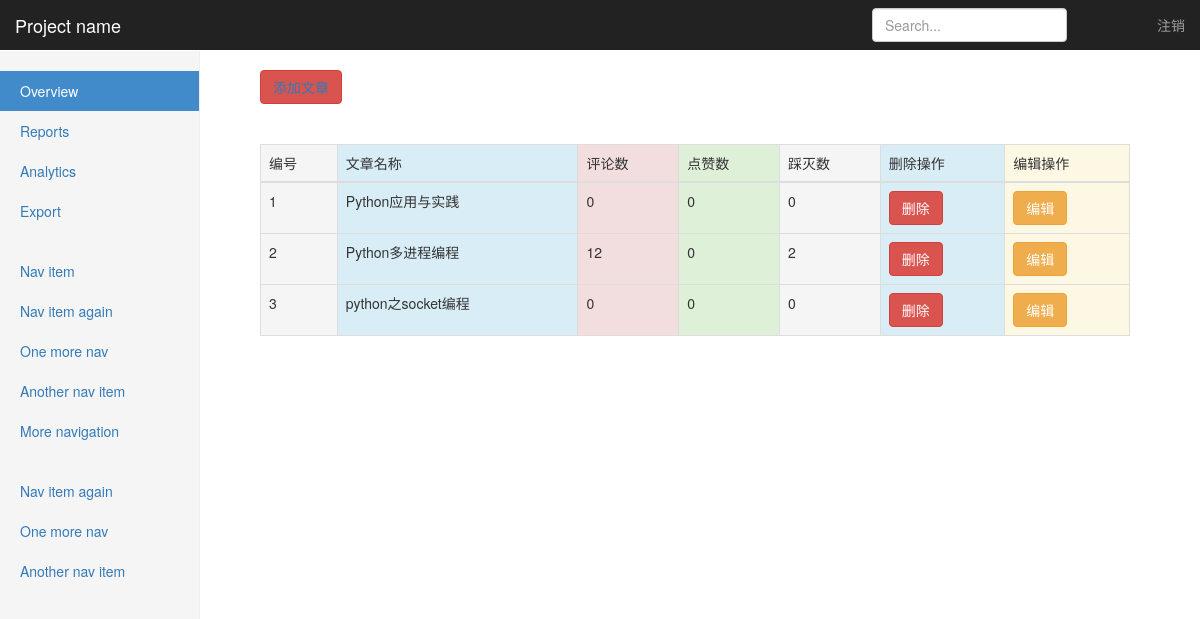
The app's page /backstage/ (signed in) with its own data.
### blog/models.py (models this page shows, shortened)
class Article(models.Model):
    nid = models.AutoField(primary_key=True)
    title = models.CharField(max_length=50, verbose_name='文章标题')
    desc = models.CharField(max_length=255, verbose_name='文章描述')
    create_time = models.DateTimeField(verbose_name='创建时间', auto_now_add=True)
    content = models.TextField()
    comment_count = models.IntegerField(default=0)
    up_count = models.IntegerField(default=0)
    down_count = models.IntegerField(default=0)
    user = models.ForeignKey(verbose_name='作者', to='UserInfo', to_field='nid', on_delete=models.CASCADE)
    category = models.ForeignKey(to='Category', to_field='nid', null=True, on_delete=models.CASCADE)
    tags = models.ManyToManyField(
        to="Tag",
        through='Article2Tag',
    )

### blog/views.py (the view)
# urls.py: path('backstage/', views.backstage,name="backstage"),    # 个人站点后台管理页面
def backstage(request):
    user = request.user # 登录之后可以从cookies与session中获取用户相关信息
    article_list = Article.objects.filter(user=user)
    return render(request,"backstage/backstage.html",locals())

### templates/backstage/backstage.html (shortened to what this page needs)
<!DOCTYPE html>
<html lang="en">
<head>
    <link rel="stylesheet" href="/static/bootstrap/dist/css/bootstrap.css">
    <link rel="stylesheet" href="/static/css/books.css">
    <link rel="stylesheet" href="/static/plugins/sweetalert.css">
</head>
<body>
<div class="container">
    <nav class="navbar navbar-inverse navbar-fixed-top">
        <div class="container-fluid">
            <div class="navbar-header">
                <a class="navbar-brand" href="#">Project name</a>
            </div>
            <div id="navbar" class="navbar-collapse collapse">
                <ul class="nav navbar-nav navbar-right">
                    <li><a href="#">{{ request.session.user }}</a></li>
                    <li><a href="#">{{ request.session.last_time}}</a></li>
                    <li><a href="{% url 'logout' %}">注销</a></li>
                </ul>
                <form class="navbar-form navbar-right">
                    <input type="text" class="form-control" placeholder="Search...">
                </form>
            </div>
        </div>
    </nav>
    <div class="container-fluid">
        <div class="row">
            <div class="col-sm-3 col-md-2 sidebar">
                <ul class="nav nav-sidebar">
                    <li class="active"><a href="#">Overview <span class="sr-only">(current)</span></a></li>
                    <li><a href="#">Reports</a></li>
                    <li><a href="#">Analytics</a></li>
                    <li><a href="#">Export</a></li>
                </ul>
                <ul class="nav nav-sidebar">
                    <li><a href="">Nav item</a></li>
                    <li><a href="">Nav item again</a></li>
                    <li><a href="">One more nav</a></li>
                    <li><a href="">Another nav item</a></li>
                    <li><a href="">More navigation</a></li>
                </ul>
                <ul class="nav nav-sidebar">
                    <li><a href="">Nav item again</a></li>
                    <li><a href="">One more nav</a></li>
                    <li><a href="">Another nav item</a></li>
                </ul>
            </div>
            <div class="col-sm-9 col-sm-offset-3 col-md-10 col-md-offset-2 main">
                <table class="table table-bordered table-hover">
                    <div>
                        <button type="submit" class="btn btn-danger"><a href="{% url "add" %}">添加文章</a></button>
                    </div>
                    <br>
                    <br>
                    <thead>
                    <tr>
                        <td class="active">编号</td>
                        <td class="info">文章名称</td>
                        <td class="danger">评论数</td>
                        <td class="success">点赞数</td>
                        <td class="active">踩灭数</td>
                        <td class="info">删除操作</td>
                        <td class="warning">编辑操作</td>
                    </tr>
                    </thead>
                    <tbody>
                    {% for article in article_list %}
                        <tr>
                            <td class="active">{{ forloop.counter }}</td>
                            <td class="info">{{ article.title }}</td>
                            <td class="danger">{{ article.comment_count }}</td>
                            <td class="success">{{ article.up_count }}</td>
                            <td class="active">{{ article.down_count }}</td>
                            <td class="info">
                                <a href="javascript:void(0)">
                                    <input type="button" class="btn btn-danger delete" delete_id="{{ article.pk }}" value="删除">
                                </a>
                            </td>
                            <td class="warning">
                                <a href="/backstage/editor/{{ article.pk }}/">
                                    <button type="submit" class="btn btn-warning editor">编辑</button>
                                </a>
                            </td>
                        </tr>
                    {% endfor %}
                    </tbody>
                </table>
            </div>
        </div>
    </div>
</div>
</body>
</html>

### static/css/books.css (style rules this page uses)
body { padding-top: 50px; }
.navbar-fixed-top { border: 0; }
.sidebar { display: none; }
@media (min-width: 768px) { .sidebar { position: fixed; top: 51px; bottom: 0; left: 0; z-index: 1000; display: block; padding: 20px; overflow-x: hidden; overflow-y: auto; background-color: #f5f5f5; border-right: 1px solid #eee; } }
.nav-sidebar { margin-right: -21px; margin-bottom: 20px; margin-left: -20px; }
.nav-sidebar > li > a { padding-right: 20px; padding-left: 20px; }
.nav-sidebar > .active > a, .nav-sidebar > .active > a:hover, .nav-sidebar > .active > a:focus { color: #fff; background-color: #428bca; }
.main { padding: 20px; }
@media (min-width: 768px) { .main { padding-right: 40px; padding-left: 40px; } }

### records on screen
Article: title "Python应用与实践", comment_count "0", up_count "0", down_count "0"
Article: title "Python多进程编程", comment_count "12", up_count "0", down_count "2"
Article: title "python之socket编程", comment_count "0", up_count "0", down_count "0"
